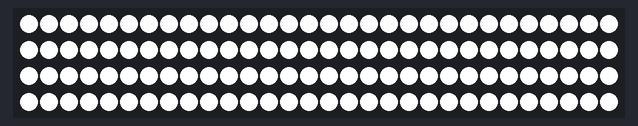
A sketch run on a simulated Arduino Uno, built with avr-gcc and run on an emulated ATmega328P. Parts: 120 RGB LEDs in strip order, left to right, continuing on the next row.

Above: at 0.8 s.

The sketch:

sketch_oct10a.ino
```cpp
#include <Adafruit_NeoPixel.h>
#define PIN            4
#define NUMPIXELS      120
Adafruit_NeoPixel pixels = Adafruit_NeoPixel(NUMPIXELS, PIN, NEO_GRB + NEO_KHZ800);
int delayval = 1;
void setup() {
  pixels.begin();
}
void loop() {
  for(int i=0;i<NUMPIXELS;i++){
    pixels.setPixelColor(i, pixels.Color(255,255,255)); // Moderately bright green color.
    pixels.show(); // This sends the updated pixel color to the hardware.
    delay(delayval); // Delay for a period of time (in milliseconds).
  }
}
```
